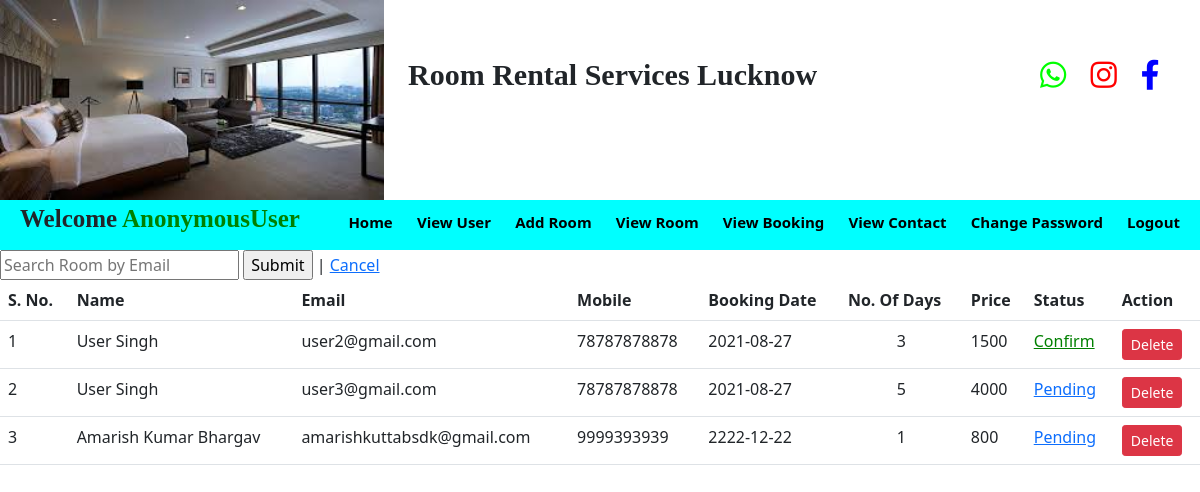
Screenshot of /view_booking_admin with the database file from the repository.
### room/models.py (models this page shows)
class Booked(models.Model):
    full_name=models.CharField(max_length=20,null=True)
    email=models.CharField(max_length=20,null=True)
    contact=models.CharField(max_length=20,null=True)
    contact2=models.CharField(max_length=20,null=True)
    bookint_date=models.CharField(max_length=20,null=True)
    days=models.CharField(max_length=20,null=True)
    gender=models.CharField(max_length=20,null=True)
    price=models.CharField(max_length=20,null=True)
    dob=models.CharField(max_length=20,null=True)
    status=models.CharField(max_length=20,null=True)

### room/views.py (the view)
# urls.py: path('view_booking_admin',view_booking_admin,name='view_booking_admin'),
def view_booking_admin(request):
    data = Booked.objects.all()
    d={'data':data}
    return render(request,'view_booking_admin.html',d)

### room/templates/view_booking_admin.html (shortened to what this page needs)
{% include 'admin_navigation.html' %}
<form method="POST" action="/searchh">
        <input type="search" name="name" placeholder="Search Room by Email">
        <input type="submit"> | <a href="{% url 'view_booking_admin' %}">Cancel</a>
    </form>
<table class="table">
    <tr>
        <th>S. No.</th>
        <th>Name</th>
        <th>Email</th>
        <th>Mobile</th>
        <th>Booking Date</th>
        <th>No. Of Days</th>
        <th>Price</th>
        <th>Status</th>
        <th>Action</th>
    </tr>
    {% for i in data %}
    <tr>
        <td>{{forloop.counter}}</td>
        <td>{{i.full_name}}</td>
        <td>{{i.email}}</td>
        <td>{{i.contact}}</td>
        <td>{{i.bookint_date}}</td>
        <td align="center">{{i.days}}</td>
        <td>{{i.price}}</td>
        {% if i.status == "Pending" %}
        <td><a href="{% url 'change_status' i.id %}">{{i.status}}</a></td>
        {% endif %}
        {% if i.status == "Confirm" %}
        <td><a href="{% url 'change_status' i.id %}" style="color:green;">{{i.status}}</a></td>
        {% endif %}
        <td><a href="{% url 'delete_booking' i.id %}" onclick="return confirm('Are you sure?')" class="btn btn-danger btn-sm">Delete</a></td>
    </tr>
    {% endfor %}
</table>

### room/templates/admin_navigation.html (shortened to what this page needs)
<!DOCTYPE html>
<html>
<head>
<link rel="stylesheet" href="https://cdn.jsdelivr.net/npm/bootstrap@5.0.2/dist/css/bootstrap.min.css">
<link rel="stylesheet" href="https://cdnjs.cloudflare.com/ajax/libs/font-awesome/5.15.3/css/all.min.css" />
{% load static %}
</head>
<body>
<div class="row">
	<div class="col-4">
		<img class="pic" src="{% static 'images/cc.jpg' %}">
	</div>
	<div class="col-6 aa">
		<label class="lab1">Room Rental Services Lucknow</label>
	</div>
	<div class="col-2">
		<a href="https://web.whatsapp.com/" target="_blank"><i class="fab fa-whatsapp itag" style="color:rgb(0,255,0);"></i></a>
		<a href="https://www.instagram.com/" target="_blank"><i class="fab fa-instagram itag" style="color:red;"></i></a>
		<a href="https://www.facebook.com/" target="_blank"><i class="fab fa-facebook-f itag" style="color: blue;"></i></a>
	</div>
</div>
<nav class="navi">
	<label class="lab2">Welcome <span style="color:green;">{{request.user}}</span></label>
	<ul class="ull">
		<li class="lii"><a class="aaa" href="{% url 'admin_home' %}">Home</a></li>
		<li class="lii"><a class="aaa" href="{% url 'view_user' %}">View User</a></li>
		<li class="lii"><a class="aaa" href="{% url 'add_room' %}">Add Room</a></li>
		<li class="lii"><a class="aaa" href="{% url 'view_room_admin' %}">View Room</a></li>
		<li class="lii"><a class="aaa" href="{% url 'view_booking_admin' %}">View Booking</a></li>
		<li class="lii"><a class="aaa" href="{% url 'view_contact' %}">View Contact</a></li>
		<li class="lii"><a class="aaa" href="{% url 'change_password_admin' %}">Change Password</a></li>
		<li class="lii"><a class="aaa" href="{% url 'logout' %}">Logout</a></li>
	</ul>
</nav>
</body>
</html>

### room/templates/admin_navigation.html (style rules this page uses)
.pic { height: 200px; width: 100%; }
.lab1 { font-size: 30px; font-weight: bold; font-family: calibery; margin-top: 52px; }
.itag { font-size: 30px; margin-top: 60px; padding-left: 20px; }
.navi { background:cyan; height: 50px; }
.ull { float: right; }
.lii { display: inline-block; margin-top: 10px; }
.aaa { text-decoration: none; color: black; font-weight: bold; font-size: 15px; margin-right: 20px; }
.lab2 { font-size: 25px; font-weight: bold; font-family: calibery; margin-left: 20px; }

### rows the page displays
Booked: full_name "User Singh", email "user2@gmail.com", contact "78787878878", bookint_date "2021-08-27", days "3", price "1500", status "Confirm"
Booked: full_name "User Singh", email "user3@gmail.com", contact "78787878878", bookint_date "2021-08-27", days "5", price "4000", status "Pending"
Booked: full_name "Amarish Kumar Bhargav", email "amarishkuttabsdk@gmail.com", contact "9999393939", bookint_date "2222-12-22", days "1", price "800", status "Pending"

### other values shown
{{ request.user }} "AnonymousUser"
